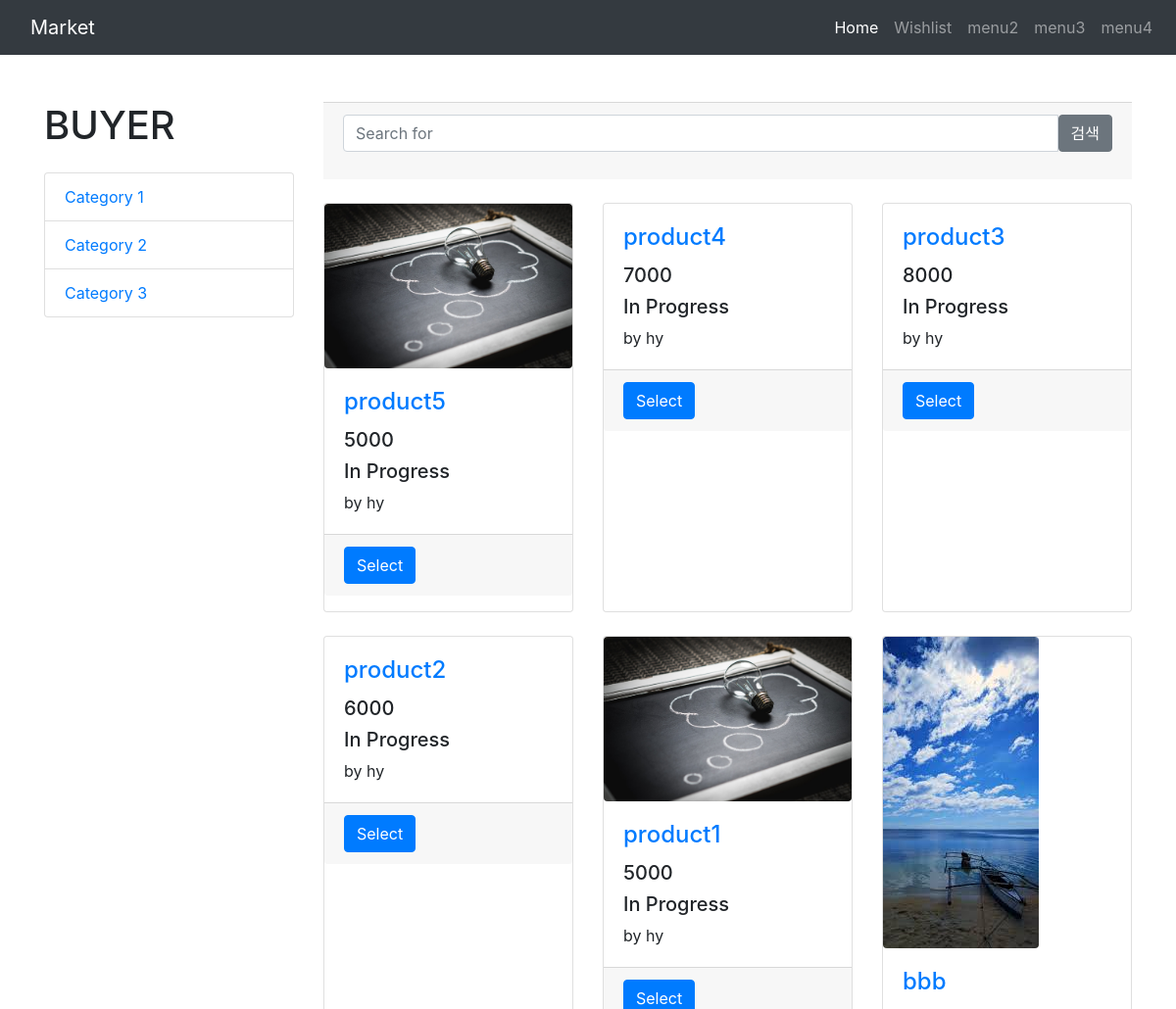
/buyer/ (upper part), run on an earlier commit of the app's database.
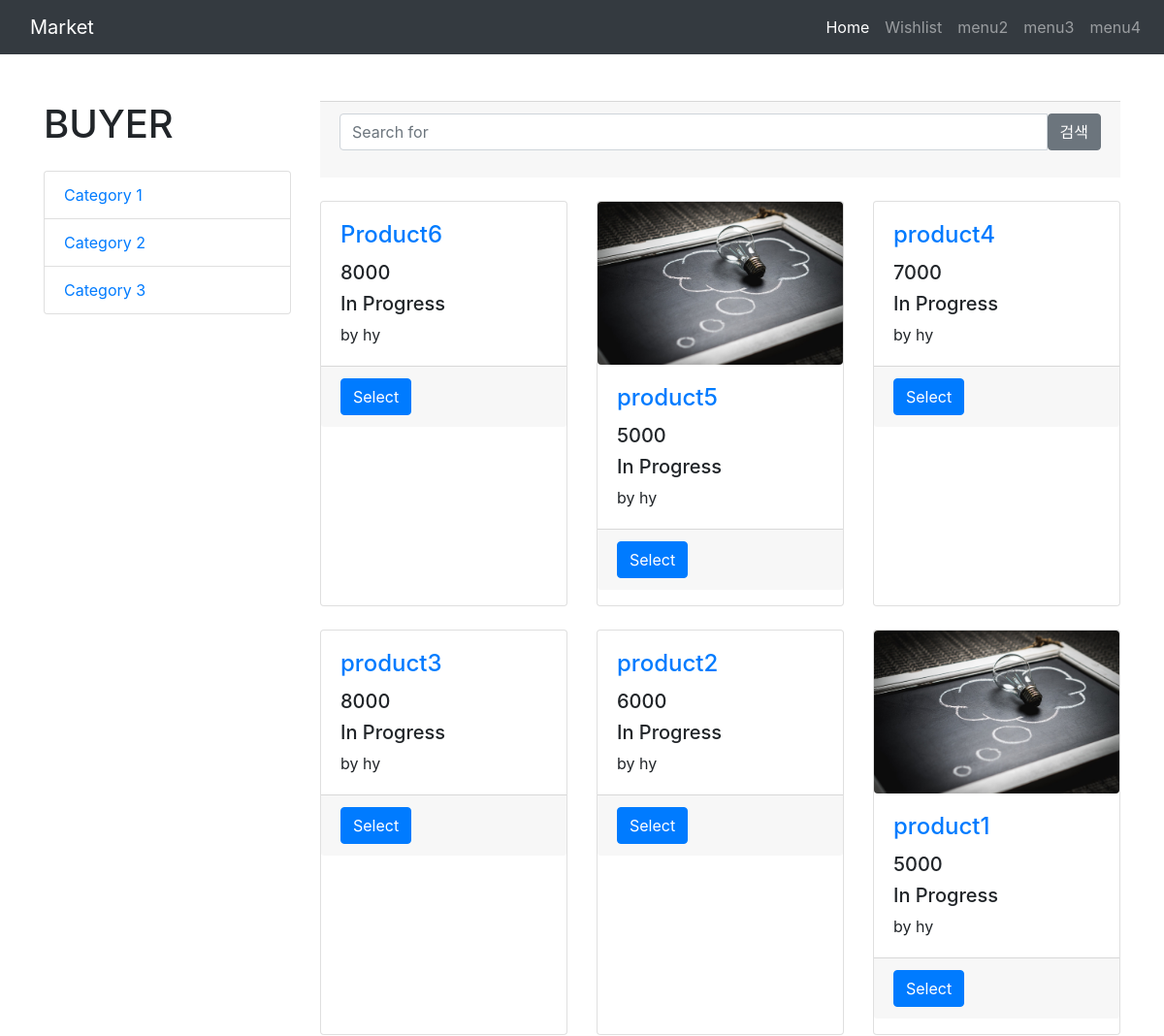
And on a later commit of the database.
### market/models.py (models this page shows)
class Product(models.Model):
    created_date = models.DateTimeField(auto_now_add=True)
    content = models.TextField(blank=True)
    view = models.IntegerField(default=0)
    name = models.CharField(max_length=30, blank=True)
    type = models.CharField(max_length=20)      # 경매인지 그냥인지
    price = models.IntegerField(default=0)      # 가격
    seller_name = models.CharField(max_length=20, blank=True) # 판매자 이름
    phone = models.CharField(max_length=20, blank=True) # 판매자 전화번호
    place = models.CharField(max_length=60, blank=True)    # 거래장소
    seller = models.ForeignKey(User, on_delete=models.CASCADE) #판매자 정보
    status = models.CharField(max_length=20)    # 판매중인지 종료인지
    photo = models.ImageField(blank=True)

### market/views.py (the view)
# urls.py: path('buyer/', views.main2, name='main2'),
def main2(request):
    boards = Product.objects.order_by('-id')
    page = request.GET.get('page', 1)
    paginator = Paginator(boards, 20)
    try:
        lines = paginator.page(page)
    except PageNotAnInteger:
        lines = paginator.page(1)
    except EmptyPage:
        lines = paginator.page(paginator.num_pages)
    context = {'boards': lines}
    return render(request, 'main2.html', context)

### templates/main2.html (shortened to what this page needs)
﻿{% load static %}
<!DOCTYPE html>
<html lang="en">
<head>
  <link href="{% static 'vendor/bootstrap/css/bootstrap.min.css' %}" rel="stylesheet">
  <link href="{% static 'css/shop-homepage.css' %}" rel="stylesheet">
</head>
<body>
  <nav class="navbar navbar-expand-lg navbar-dark bg-dark fixed-top">
    <div class="container">
      <a class="navbar-brand" href="{% url 'main' %}">Market</a>
              <link rel='stylesheet prefetch' href='https://maxcdn.bootstrapcdn.com/font-awesome/4.4.0/css/font-awesome.min.css'>
</div>
      <div class="collapse navbar-collapse" id="navbarResponsive">
        <ul class="navbar-nav ml-auto">
          <li class="nav-item active">
            <a class="nav-link" href="{% url 'main2' %}">Home
            </a>
          </li>
          <li class="nav-item">
            <a class="nav-link" href="wishlist">Wishlist</a>
          </li>
          <li class="nav-item">
            <a class="nav-link" href="">menu2</a>
          </li>
          <li class="nav-item">
            <a class="nav-link" href="">menu3</a>
          </li>
            <li class="nav-item">
            <a class="nav-link" href="">menu4</a>
          </li>
        </ul>
      </div>
  </nav>
  <div class="container">
    <div class="row">
      <div class="col-lg-3">
        <h1 class="my-4">BUYER</h1>
          <div class="list-group">
          <a href="" class="list-group-item">Category 1</a>
            <a href="" class="list-group-item">Category 2</a>
              <a href="" class="list-group-item">Category 3</a>
        </div>
      </div>
      <div class="col-lg-9">
      <div class="card-footer text-muted">
              <form action="" method="POST">
            <div class="input-group">
              <input type="text" name="word" class="form-control" placeholder="Search for">
              <span class="input-group-btn">
                <button class="btn btn-secondary" type="submit">검색</button>
              </span>
            </div>
              </form>
          </div>
        <div class="row">
{% for board in boards %}
          <div class="col-lg-4 col-md-6 mb-4">
            <div class="card h-100">
              <a>
                  {% if board.photo %}
        <img class="img-fluid rounded" name="image" src="{{ board.photo.url }}" alt="">
                  {% else %}
            <img class="img-fluid rounded" name="image" src="http://placehold.it/700x400" alt="">
                  {% endif %}
              </a>
            <form action="" method="POST" title="Title">
              <div class="card-body">
                <h4 class="card-title">
                  <a href="{% url 'main2' %}post={{ board.id }}" value="{{ board.id }}">{{ board.name }}</a>
                </h4>
                <h5>{{board.price}}</h5>
                  <h5>{{board.status}}</h5>
                <p class="card-text">by {{board.seller_name}}</p>
              </div>
              <div class="card-footer">
                <small class="text-muted">
                    <a href="" class="btn btn-primary" >Select</a>
                </small>
              </div>
            </form>
            </div>
          </div>
{% endfor %}
        </div>
      </div>
    </div>
  </div>
</body>
</html>

What changed in the data, as far as the page shows it:
no longer on this page (row edited): Product: photo (picture), {{ board.id }} 2 (drawn), name "bbb"
added Product: {{ board.id }} 8 (drawn), name "Product6", price "8000", status "In Progress", seller_name "hy"
